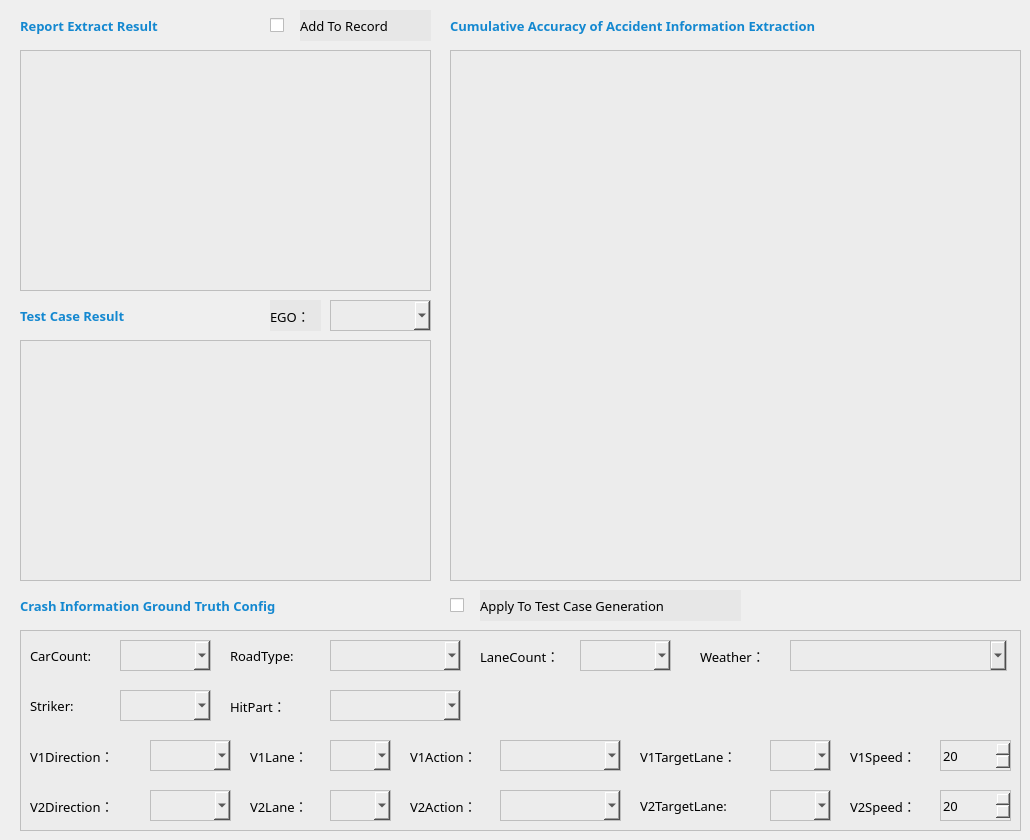
  <widget class="QWidget" name="centralwidget">
   <widget class="QLabel" name="label_2">
    <property name="geometry">
     <rect>
      <x>30</x>
      <y>640</y>
      <width>81</width>
      <height>31</height>
     </rect>
    </property>
    <property name="font">
     <font>
      <family>微软雅黑</family>
      <pointsize>10</pointsize>
      <weight>50</weight>
      <bold>false</bold>
     </font>
    </property>
    <property name="styleSheet">
     <string notr="true">color:rgb(0,0,0);background-color:rgb(236,236,236);</string>
    </property>
    <property name="text">
     <string>CarCount:</string>
    </property>
   </widget>
   <widget class="QComboBox" name="comboBoxCarCount">
    <property name="geometry">
     <rect>
      <x>120</x>
      <y>640</y>
      <width>91</width>
      <height>31</height>
     </rect>
    </property>
    <property name="font">
     <font>
      <family>微软雅黑</family>
      <pointsize>10</pointsize>
     </font>
    </property>
    <property name="styleSheet">
     <string notr="true">QComboBox{
	background-color:rgb(236,236,236);
	color:rgb(0, 0 ,0);
	border:1px solid rgb(190, 190, 190);
}
QComboBox QAbstractItemView {
    outline: 0px solid gray; 
    color: rgb(0, 0, 0);
    background-color: rgb(236,236,236);   
}
QComboBox QAbstractItemView::item:selected {
    color: rgb(236,236,236);
	background-color: rgb(20, 136, 208); 
}


</string>
    </property>
    <property name="currentIndex">
     <number>-1</number>
    </property>
   </widget>
   <widget class="QLabel" name="label_3">
    <property name="geometry">
     <rect>
      <x>230</x>
      <y>640</y>
      <width>91</width>
      <height>31</height>
     </rect>
    </property>
    <property name="font">
     <font>
      <family>微软雅黑</family>
      <pointsize>10</pointsize>
      <weight>50</weight>
      <bold>false</bold>
     </font>
    </property>
    <property name="styleSheet">
     <string notr="true">color:rgb(0,0,0);background-color:rgb(236,236,236);</string>
    </property>
    <property name="text">
     <string>RoadType:</string>
    </property>
   </widget>
   <widget class="QComboBox" name="comboBoxRoadType">
    <property name="geometry">
     <rect>
      <x>330</x>
      <y>640</y>
      <width>131</width>
      <height>31</height>
     </rect>
    </property>
    <property name="font">
     <font>
      <family>微软雅黑</family>
      <pointsize>10</pointsize>
     </font>
    </property>
    <property name="styleSheet">
     <string notr="true">QComboBox{
	background-color:rgb(236,236,236);
	color:rgb(0, 0 ,0);
	border:1px solid rgb(190, 190, 190);
}
QComboBox QAbstractItemView {
    outline: 0px solid gray; 
    color: rgb(0, 0, 0);
    background-color: rgb(236,236,236);    
}
QComboBox QAbstractItemView::item:selected {
    color: rgb(236,236,236);
	background-color: rgb(20, 136, 208); 
}


</string>
    </property>
    <property name="currentIndex">
     <number>-1</number>
    </property>
   </widget>
   <widget class="QLabel" name="label_4">
    <property name="geometry">
     <rect>
      <x>30</x>
      <y>740</y>
      <width>111</width>
      <height>31</height>
     </rect>
    </property>
    <property name="font">
     <font>
      <family>微软雅黑</family>
      <pointsize>10</pointsize>
      <weight>50</weight>
      <bold>false</bold>
     </font>
    </property>
    <property name="styleSheet">
     <string notr="true">color:rgb(0,0,0);background-color:rgb(236,236,236);</string>
    </property>
    <property name="text">
     <string>V1Direction：</string>
    </property>
   </widget>
   <widget class="QComboBox" name="comboBoxV1Direction">
    <property name="geometry">
     <rect>
      <x>150</x>
      <y>740</y>
      <width>81</width>
      <height>31</height>
     </rect>
    </property>
    <property name="font">
     <font>
      <family>微软雅黑</family>
      <pointsize>10</pointsize>
     </font>
    </property>
    <property name="styleSheet">
     <string notr="true">QComboBox{
	background-color:rgb(236,236,236);
	color:rgb(0, 0 ,0);
	border:1px solid rgb(190, 190, 190);
}
QComboBox QAbstractItemView {
    outline: 0px solid gray; 
    color: rgb(0, 0, 0);
    background-color: rgb(236,236,236);    
}
QComboBox QAbstractItemView::item:selected {
    color: rgb(236,236,236);
	background-color: rgb(20, 136, 208); 
}


</string>
    </property>
    <property name="currentIndex">
     <number>-1</number>
    </property>
   </widget>
   <widget class="QLabel" name="label_5">
    <property name="geometry">
     <rect>
      <x>250</x>
      <y>740</y>
      <width>71</width>
      <height>31</height>
     </rect>
    </property>
    <property name="font">
     <font>
      <family>微软雅黑</family>
      <pointsize>10</pointsize>
      <weight>50</weight>
      <bold>false</bold>
     </font>
    </property>
    <property name="styleSheet">
     <string notr="true">color:rgb(0,0,0);background-color:rgb(236,236,236);</string>
    </property>
    <property name="text">
     <string>V1Lane：</string>
    </property>
   </widget>
   <widget class="QComboBox" name="comboBoxV1Lane">
    <property name="geometry">
     <rect>
      <x>330</x>
      <y>740</y>
      <width>61</width>
      <height>31</height>
     </rect>
    </property>
    <property name="font">
     <font>
      <family>微软雅黑</family>
      <pointsize>10</pointsize>
     </font>
    </property>
    <property name="styleSheet">
     <string notr="true">QComboBox{
	background-color:rgb(236,236,236);
	color:rgb(0, 0 ,0);
	border:1px solid rgb(190, 190, 190);
}
QComboBox QAbstractItemView {
    outline: 0px solid gray; 
    color: rgb(0, 0, 0);
    background-color: rgb(236,236,236);     
}
QComboBox QAbstractItemView::item:selected {
    color: rgb(236,236,236);
	background-color: rgb(20, 136, 208); 
}


</string>
    </property>
    <property name="currentIndex">
     <number>-1</number>
    </property>
   </widget>
   <widget class="QLabel" name="label_8">
    <property name="geometry">
     <rect>
      <x>480</x>
      <y>640</y>
      <width>91</width>
      <height>31</height>
     </rect>
    </property>
    <property name="font">
     <font>
      <family>微软雅黑</family>
      <pointsize>10</pointsize>
      <weight>50</weight>
      <bold>false</bold>
     </font>
    </property>
    <property name="styleSheet">
     <string notr="true">color:rgb(0, 0, 0);background-color:rgb(236,236,236);</string>
    </property>
    <property name="text">
     <string>LaneCount：</string>
    </property>
   </widget>
   <widget class="QComboBox" name="comboBoxLaneCount">
    <property name="geometry">
     <rect>
      <x>580</x>
      <y>640</y>
      <width>91</width>
      <height>31</height>
     </rect>
    </property>
    <property name="font">
     <font>
      <family>微软雅黑</family>
      <pointsize>10</pointsize>
     </font>
    </property>
    <property name="styleSheet">
     <string notr="true">QComboBox{
	background-color:rgb(236,236,236);
	color:rgb(0, 0 ,0);
	border:1px solid rgb(190, 190, 190);
}
QComboBox QAbstractItemView {
    outline: 0px solid gray; 
    color: rgb(0, 0, 0);
   background-color: rgb(236,236,236);    
}
QComboBox QAbstractItemView::item:selected {
    color: rgb(236,236,236);
	background-color: rgb(20, 136, 208); 
}


</string>
    </property>
    <property name="currentIndex">
     <number>-1</number>
    </property>
   </widget>
   <widget class="QLabel" name="label_9">
    <property name="geometry">
     <rect>
      <x>410</x>
      <y>740</y>
      <width>81</width>
      <height>31</height>
     </rect>
    </property>
    <property name="font">
     <font>
      <family>微软雅黑</family>
      <pointsize>10</pointsize>
      <weight>50</weight>
      <bold>false</bold>
     </font>
    </property>
    <property name="styleSheet">
     <string notr="true">color:rgb(0,0,0);background-color:rgb(236,236,236);</string>
    </property>
    <property name="text">
     <string>V1Action：</string>
    </property>
   </widget>
   <widget class="QComboBox" name="comboBoxV1Action">
    <property name="geometry">
     <rect>
      <x>500</x>
      <y>740</y>
      <width>121</width>
      <height>31</height>
     </rect>
    </property>
    <property name="font">
     <font>
      <family>微软雅黑</family>
      <pointsize>10</pointsize>
     </font>
    </property>
    <property name="styleSheet">
     <string notr="true">QComboBox{
	background-color:rgb(236,236,236);
	color:rgb(0, 0 ,0);
	border:1px solid rgb(190, 190, 190);
}
QComboBox QAbstractItemView {
    outline: 0px solid gray; 
    color: rgb(0, 0, 0);
    background-color: rgb(236,236,236);    
}
QComboBox QAbstractItemView::item:selected {
    color: rgb(236,236,236);
	background-color: rgb(20, 136, 208); 
}


</string>
    </property>
    <property name="currentIndex">
     <number>-1</number>
    </property>
   </widget>
   <widget class="QComboBox" name="comboBoxV1TargetLane">
    <property name="geometry">
     <rect>
      <x>770</x>
      <y>740</y>
      <width>61</width>
      <height>31</height>
     </rect>
    </property>
    <property name="font">
     <font>
      <family>微软雅黑</family>
      <pointsize>10</pointsize>
     </font>
    </property>
    <property name="styleSheet">
     <string notr="true">QComboBox{
	background-color:rgb(236,236,236);
	color:rgb(0, 0 ,0);
	border:1px solid rgb(190, 190, 190);
}
QComboBox QAbstractItemView {
    outline: 0px solid gray; 
    color: rgb(0, 0, 0);
    background-color: rgb(236,236,236);     
}
QComboBox QAbstractItemView::item:selected {
    color: rgb(236,236,236);
	background-color: rgb(20, 136, 208); 
}


</string>
    </property>
    <property name="currentIndex">
     <number>-1</number>
    </property>
   </widget>
   <widget class="QLabel" name="label_10">
    <property name="geometry">
     <rect>
      <x>640</x>
      <y>740</y>
      <width>121</width>
      <height>31</height>
     </rect>
    </property>
    <property name="font">
     <font>
      <family>微软雅黑</family>
      <pointsize>10</pointsize>
      <weight>50</weight>
      <bold>false</bold>
     </font>
    </property>
    <property name="styleSheet">
     <string notr="true">color:rgb(0,0,0);background-color:rgb(236,236,236);</string>
    </property>
    <property name="text">
     <string>V1TargetLane：</string>
    </property>
   </widget>
   <widget class="QComboBox" name="comboBoxV2Lane">
    <property name="geometry">
     <rect>
      <x>330</x>
      <y>790</y>
      <width>61</width>
      <height>31</height>
     </rect>
    </property>
    <property name="font">
     <font>
      <family>微软雅黑</family>
      <pointsize>10</pointsize>
     </font>
    </property>
    <property name="styleSheet">
     <string notr="true">QComboBox{
	background-color:rgb(236,236,236);
	color:rgb(0, 0 ,0);
	border:1px solid rgb(190, 190, 190);
}
QComboBox QAbstractItemView {
    outline: 0px solid gray; 
    color: rgb(0, 0, 0);
    background-color: rgb(236,236,236);  
}
QComboBox QAbstractItemView::item:selected {
    color: rgb(236,236,236);
	background-color: rgb(20, 136, 208); 
}


</string>
    </property>
    <property name="currentIndex">
     <number>-1</number>
    </property>
   </widget>
   <widget class="QComboBox" name="comboBoxV2TargetLane">
    <property name="geometry">
     <rect>
      <x>770</x>
      <y>790</y>
      <width>61</width>
      <height>31</height>
     </rect>
    </property>
    <property name="font">
     <font>
      <family>微软雅黑</family>
      <pointsize>10</pointsize>
     </font>
    </property>
    <property name="styleSheet">
     <string notr="true">QComboBox{
	background-color:rgb(236,236,236);
	color:rgb(0, 0 ,0);
	border:1px solid rgb(190, 190, 190);
}
QComboBox QAbstractItemView {
    outline: 0px solid gray; 
    color: rgb(0, 0, 0);
    background-color: rgb(236,236,236);  
}
QComboBox QAbstractItemView::item:selected {
    color: rgb(236,236,236);
	background-color: rgb(20, 136, 208); 
}


</string>
    </property>
    <property name="currentIndex">
     <number>-1</number>
    </property>
   </widget>
   <widget class="QComboBox" name="comboBoxV2Action">
    <property name="geometry">
     <rect>
      <x>500</x>
      <y>790</y>
      <width>121</width>
      <height>31</height>
     </rect>
    </property>
    <property name="font">
     <font>
      <family>微软雅黑</family>
      <pointsize>10</pointsize>
     </font>
    </property>
    <property name="styleSheet">
     <string notr="true">QComboBox{
	background-color:rgb(236,236,236);
	color:rgb(0, 0 ,0);
	border:1px solid rgb(190, 190, 190);
}
QComboBox QAbstractItemView {
    outline: 0px solid gray; 
    color: rgb(0, 0, 0);
   background-color: rgb(236,236,236);  
}
QComboBox QAbstractItemView::item:selected {
    color: rgb(236,236,236);
	background-color: rgb(20, 136, 208); 
}


</string>
    </property>
    <property name="currentIndex">
     <number>-1</number>
    </property>
   </widget>
   <widget class="QLabel" name="labelV2Lane">
    <property name="geometry">
     <rect>
      <x>250</x>
      <y>790</y>
      <width>71</width>
      <height>31</height>
     </rect>
    </property>
    <property name="font">
     <font>
      <family>微软雅黑</family>
      <pointsize>10</pointsize>
      <weight>50</weight>
      <bold>false</bold>
     </font>
    </property>
    <property name="styleSheet">
     <string notr="true">color:rgb(0,0,0);background-color:rgb(236,236,236);</string>
    </property>
    <property name="text">
     <string>V2Lane：</string>
    </property>
   </widget>
   <widget class="QLabel" name="labelV2TargetLane">
    <property name="geometry">
     <rect>
      <x>640</x>
      <y>790</y>
      <width>121</width>
      <height>31</height>
     </rect>
    </property>
    <property name="font">
     <font>
      <family>微软雅黑</family>
      <pointsize>10</pointsize>
      <weight>50</weight>
      <bold>false</bold>
     </font>
    </property>
    <property name="styleSheet">
     <string notr="true">color:rgb(0,0,0);background-color:rgb(236,236,236);</string>
    </property>
    <property name="text">
     <string>V2TargetLane:</string>
    </property>
   </widget>
   <widget class="QLabel" name="labelV2Direction">
    <property name="geometry">
     <rect>
      <x>30</x>
      <y>790</y>
      <width>111</width>
      <height>31</height>
     </rect>
    </property>
    <property name="font">
     <font>
      <family>微软雅黑</family>
      <pointsize>10</pointsize>
      <weight>50</weight>
      <bold>false</bold>
     </font>
    </property>
    <property name="styleSheet">
     <string notr="true">color:rgb(0,0,0);background-color:rgb(236,236,236);</string>
    </property>
    <property name="text">
     <string>V2Direction：</string>
    </property>
   </widget>
   <widget class="QLabel" name="labelV2Action">
    <property name="geometry">
     <rect>
      <x>410</x>
      <y>790</y>
      <width>81</width>
      <height>31</height>
     </rect>
    </property>
    <property name="font">
     <font>
      <family>微软雅黑</family>
      <pointsize>10</pointsize>
      <weight>50</weight>
      <bold>false</bold>
     </font>
    </property>
    <property name="styleSheet">
     <string notr="true">color:rgb(0,0,0);background-color:rgb(236,236,236);</string>
    </property>
    <property name="text">
     <string>V2Action：</string>
    </property>
   </widget>
   <widget class="QComboBox" name="comboBoxV2Direction">
    <property name="geometry">
     <rect>
      <x>150</x>
      <y>790</y>
      <width>81</width>
      <height>31</height>
     </rect>
    </property>
    <property name="font">
     <font>
      <family>微软雅黑</family>
      <pointsize>10</pointsize>
     </font>
    </property>
    <property name="styleSheet">
     <string notr="true">QComboBox{
	background-color:rgb(236,236,236);
	color:rgb(0, 0 ,0);
	border:1px solid rgb(190, 190, 190);
}
QComboBox QAbstractItemView {
    outline: 0px solid gray; 
    color: rgb(0, 0, 0);
    background-color: rgb(236,236,236);   
}
QComboBox QAbstractItemView::item:selected {
    color: rgb(236,236,236);
	background-color: rgb(20, 136, 208); 
}


</string>
    </property>
    <property name="currentIndex">
     <number>-1</number>
    </property>
   </widget>
   <widget class="QLabel" name="label_11">
    <property name="geometry">
     <rect>
      <x>850</x>
      <y>740</y>
      <width>81</width>
      <height>31</height>
     </rect>
    </property>
    <property name="font">
     <font>
      <family>微软雅黑</family>
      <pointsize>10</pointsize>
      <weight>50</weight>
      <bold>false</bold>
     </font>
    </property>
    <property name="styleSheet">
     <string notr="true">color:rgb(0,0,0);background-color:rgb(236,236,236);</string>
    </property>
    <property name="text">
     <string>V1Speed：</string>
    </property>
   </widget>
   <widget class="QLabel" name="labelV2Speed">
    <property name="geometry">
     <rect>
      <x>850</x>
      <y>790</y>
      <width>81</width>
      <height>31</height>
     </rect>
    </property>
    <property name="font">
     <font>
      <family>微软雅黑</family>
      <pointsize>10</pointsize>
      <weight>50</weight>
      <bold>false</bold>
     </font>
    </property>
    <property name="styleSheet">
     <string notr="true">color:rgb(0,0,0);background-color:rgb(236,236,236);</string>
    </property>
    <property name="text">
     <string>V2Speed：</string>
    </property>
   </widget>
   <widget class="QSpinBox" name="spinBoxV2Speed">
    <property name="geometry">
     <rect>
      <x>940</x>
      <y>790</y>
      <width>71</width>
      <height>31</height>
     </rect>
    </property>
    <property name="font">
     <font>
      <family>微软雅黑</family>
      <pointsize>10</pointsize>
     </font>
    </property>
    <property name="styleSheet">
     <string notr="true">	background-color:rgb(236,236,236);
	color:rgb(0, 0 ,0);
	border:1px solid rgb(190, 190, 190);


</string>
    </property>
    <property name="minimum">
     <number>1</number>
    </property>
    <property name="maximum">
     <number>100</number>
    </property>
    <property name="value">
     <number>20</number>
    </property>
   </widget>
   <widget class="QSpinBox" name="spinBoxV1Speed">
    <property name="geometry">
     <rect>
      <x>940</x>
      <y>740</y>
      <width>71</width>
      <height>31</height>
     </rect>
    </property>
    <property name="font">
     <font>
      <family>微软雅黑</family>
      <pointsize>10</pointsize>
     </font>
    </property>
    <property name="styleSheet">
     <string notr="true">
	background-color:rgb(236,236,236);
	color:rgb(0, 0 ,0);
	border:1px solid rgb(190, 190, 190);


</string>
    </property>
    <property name="minimum">
     <number>1</number>
    </property>
    <property name="maximum">
     <number>100</number>
    </property>
    <property name="value">
     <number>20</number>
    </property>
   </widget>
   <widget class="QTextBrowser" name="textBrowserWaypoint">
    <property name="geometry">
     <rect>
      <x>20</x>
      <y>340</y>
      <width>411</width>
      <height>241</height>
     </rect>
    </property>
    <property name="font">
     <font>
      <family>微软雅黑</family>
      <pointsize>10</pointsize>
     </font>
    </property>
    <property name="styleSheet">
     <string notr="true">background-color:rgb(236,236,236);
border:1px solid rgb(190, 190, 190);
color:rgb(0,0,0)</string>
    </property>
   </widget>
   <widget class="QComboBox" name="comboBoxEgo">
    <property name="geometry">
     <rect>
      <x>330</x>
      <y>300</y>
      <width>101</width>
      <height>31</height>
     </rect>
    </property>
    <property name="font">
     <font>
      <family>微软雅黑</family>
      <pointsize>10</pointsize>
     </font>
    </property>
    <property name="styleSheet">
     <string notr="true">QComboBox{
	background-color:rgb(236,236,236);
	color:rgb(0, 0 ,0);
	border:1px solid rgb(190, 190, 190);
}
QComboBox QAbstractItemView {
    outline: 0px solid gray; 
    color: rgb(0, 0, 0);
    background-color: rgb(236,236,236);  
}
QComboBox QAbstractItemView::item:selected {
    color: rgb(236,236,236);
	background-color: rgb(20, 136, 208); 
}


</string>
    </property>
    <property name="currentIndex">
     <number>-1</number>
    </property>
   </widget>
   <widget class="QLabel" name="label_12">
    <property name="geometry">
     <rect>
      <x>270</x>
      <y>300</y>
      <width>51</width>
      <height>31</height>
     </rect>
    </property>
    <property name="font">
     <font>
      <family>微软雅黑</family>
      <pointsize>10</pointsize>
      <weight>50</weight>
      <bold>false</bold>
     </font>
    </property>
    <property name="styleSheet">
     <string notr="true">color:rgb(0,0,0);background-color:rgb(231,231,231);</string>
    </property>
    <property name="text">
     <string>EGO：</string>
    </property>
   </widget>
   <widget class="QLabel" name="label_13">
    <property name="geometry">
     <rect>
      <x>700</x>
      <y>640</y>
      <width>81</width>
      <height>31</height>
     </rect>
    </property>
    <property name="font">
     <font>
      <family>微软雅黑</family>
      <pointsize>10</pointsize>
      <weight>50</weight>
      <bold>false</bold>
     </font>
    </property>
    <property name="styleSheet">
     <string notr="true">color:rgb(0,0,0);background-color:rgb(236,236,236);</string>
    </property>
    <property name="text">
     <string>Weather：</string>
    </property>
   </widget>
   <widget class="QComboBox" name="comboBoxWeather">
    <property name="geometry">
     <rect>
      <x>866</x>
      <y>640</y>
      <width>141</width>
      <height>31</height>
     </rect>
    </property>
    <property name="font">
     <font>
      <family>微软雅黑</family>
      <pointsize>10</pointsize>
     </font>
    </property>
    <property name="styleSheet">
     <string notr="true">QComboBox{
	background-color:rgb(231,231,231);
	color:rgb(0, 0 ,0);
	border:1px solid rgb(190, 190, 190);
}
QComboBox QAbstractItemView {
    outline: 0px solid gray; 
    color: rgb(0, 0, 0);
    background-color: rgb(236,236,236);    
}
QComboBox QAbstractItemView::item:selected {
    color: rgb(236,236,236);
	background-color: rgb(20, 136, 208); 
}


</string>
    </property>
    <property name="currentIndex">
     <number>-1</number>
    </property>
   </widget>
   <widget class="QLineEdit" name="lineEditWeather">
    <property name="geometry">
     <rect>
      <x>790</x>
      <y>640</y>
      <width>201</width>
      <height>31</height>
     </rect>
    </property>
    <property name="font">
     <font>
      <family>微软雅黑</family>
      <pointsize>10</pointsize>
     </font>
    </property>
    <property name="styleSheet">
     <string notr="true">
	background-color:rgb(236,236,236);
	color:rgb(0, 0 ,0);
	border:1px solid rgb(190, 190, 190);




</string>
    </property>
   </widget>
   <widget class="QComboBox" name="comboBoxImpactPart">
    <property name="geometry">
     <rect>
      <x>330</x>
      <y>690</y>
      <width>131</width>
      <height>31</height>
     </rect>
    </property>
    <property name="font">
     <font>
      <family>微软雅黑</family>
      <pointsize>10</pointsize>
     </font>
    </property>
    <property name="styleSheet">
     <string notr="true">QComboBox{
	background-color:rgb(236,236,236);
	color:rgb(0, 0 ,0);
	border:1px solid rgb(190, 190, 190);
}
QComboBox QAbstractItemView {
    outline: 0px solid gray; 
    color: rgb(0, 0, 0);
    background-color: rgb(236,236,236);    
}
QComboBox QAbstractItemView::item:selected {
    color: rgb(236,236,236);
	background-color: rgb(20, 136, 208); 
}


</string>
    </property>
    <property name="currentIndex">
     <number>-1</number>
    </property>
   </widget>
   <widget class="QLabel" name="label_6">
    <property name="geometry">
     <rect>
      <x>30</x>
      <y>690</y>
      <width>71</width>
      <height>31</height>
     </rect>
    </property>
    <property name="font">
     <font>
      <family>微软雅黑</family>
      <pointsize>10</pointsize>
      <weight>50</weight>
      <bold>false</bold>
     </font>
    </property>
    <property name="styleSheet">
     <string notr="true">color:rgb(0,0,0);background-color:rgb(236,236,236);</string>
    </property>
    <property name="text">
     <string>Striker:</string>
    </property>
   </widget>
   <widget class="QLabel" name="label_7">
    <property name="geometry">
     <rect>
      <x>230</x>
      <y>690</y>
      <width>81</width>
      <height>31</height>
     </rect>
    </property>
    <property name="font">
     <font>
      <family>微软雅黑</family>
      <pointsize>10</pointsize>
      <weight>50</weight>
      <bold>false</bold>
     </font>
    </property>
    <property name="styleSheet">
     <string notr="true">color:rgb(0,0,0);background-color:rgb(236,236,236);</string>
    </property>
    <property name="text">
     <string>HitPart：</string>
    </property>
   </widget>
   <widget class="QComboBox" name="comboBoxStriker">
    <property name="geometry">
     <rect>
      <x>120</x>
      <y>690</y>
      <width>91</width>
      <height>31</height>
     </rect>
    </property>
    <property name="font">
     <font>
      <family>微软雅黑</family>
      <pointsize>10</pointsize>
     </font>
    </property>
    <property name="styleSheet">
     <string notr="true">QComboBox{
	background-color:rgb(236,236,236);
	color:rgb(0, 0 ,0);
	border:1px solid rgb(190, 190, 190);
}
QComboBox QAbstractItemView {
    outline: 0px solid gray; 
    color: rgb(0, 0, 0);
    background-color: rgb(236,236,236);   
}
QComboBox QAbstractItemView::item:selected {
    color: rgb(236,236,236);
	background-color: rgb(20, 136, 208); 
}


</string>
    </property>
    <property name="currentIndex">
     <number>-1</number>
    </property>
   </widget>
   <widget class="QLabel" name="label_14">
    <property name="geometry">
     <rect>
      <x>20</x>
      <y>10</y>
      <width>191</width>
      <height>31</height>
     </rect>
    </property>
    <property name="font">
     <font>
      <family>微软雅黑</family>
      <pointsize>10</pointsize>
      <weight>75</weight>
      <bold>true</bold>
     </font>
    </property>
    <property name="styleSheet">
     <string notr="true">color:rgb(20, 136, 208);</string>
    </property>
    <property name="text">
     <string>Report Extract Result</string>
    </property>
   </widget>
   <widget class="QLabel" name="label_15">
    <property name="geometry">
     <rect>
      <x>450</x>
      <y>10</y>
      <width>491</width>
      <height>31</height>
     </rect>
    </property>
    <property name="font">
     <font>
      <family>微软雅黑</family>
      <pointsize>10</pointsize>
      <weight>75</weight>
      <bold>true</bold>
     </font>
    </property>
    <property name="styleSheet">
     <string notr="true">color:rgb(20, 136, 208);</string>
    </property>
    <property name="text">
     <string>Cumulative Accuracy of Accident Information Extraction</string>
    </property>
   </widget>
   <widget class="QWidget" name="barWidget" native="true">
    <property name="geometry">
     <rect>
      <x>450</x>
      <y>50</y>
      <width>571</width>
      <height>531</height>
     </rect>
    </property>
    <property name="styleSheet">
     <string notr="true">background-color:rgb(236,236,236);
border:1px solid rgb(190, 190, 190);</string>
    </property>
   </widget>
   <widget class="QLabel" name="label_16">
    <property name="geometry">
     <rect>
      <x>20</x>
      <y>590</y>
      <width>341</width>
      <height>31</height>
     </rect>
    </property>
    <property name="font">
     <font>
      <family>微软雅黑</family>
      <pointsize>10</pointsize>
      <weight>75</weight>
      <bold>true</bold>
     </font>
    </property>
    <property name="styleSheet">
     <string notr="true">color:rgb(20, 136, 208);</string>
    </property>
    <property name="text">
     <string>Crash Information Ground Truth Config</string>
    </property>
   </widget>
   <widget class="QLabel" name="label_17">
    <property name="geometry">
     <rect>
      <x>20</x>
      <y>300</y>
      <width>151</width>
      <height>31</height>
     </rect>
    </property>
    <property name="font">
     <font>
      <family>微软雅黑</family>
      <pointsize>10</pointsize>
      <weight>75</weight>
      <bold>true</bold>
     </font>
    </property>
    <property name="styleSheet">
     <string notr="true">color:rgb(20, 136, 208);</string>
    </property>
    <property name="text">
     <string>Test Case Result</string>
    </property>
   </widget>
   <widget class="QTextBrowser" name="textBrowserInfo">
    <property name="geometry">
     <rect>
      <x>20</x>
      <y>50</y>
      <width>411</width>
      <height>241</height>
     </rect>
    </property>
    <property name="font">
     <font>
      <family>微软雅黑</family>
      <pointsize>10</pointsize>
     </font>
    </property>
    <property name="styleSheet">
     <string notr="true">background-color:rgb(236,236,236);
border:1px solid rgb(190, 190, 190);
color:rgb(0,0,0)</string>
    </property>
   </widget>
   <widget class="QWidget" name="widget" native="true">
    <property name="geometry">
     <rect>
      <x>20</x>
      <y>630</y>
      <width>1001</width>
      <height>201</height>
     </rect>
    </property>
    <property name="styleSheet">
     <string notr="true">background-color:rgb(236,236,236);
border:1px solid rgb(190, 190, 190);</string>
    </property>
   </widget>
   <widget class="QLabel" name="label_18">
    <property name="geometry">
     <rect>
      <x>480</x>
      <y>590</y>
      <width>261</width>
      <height>31</height>
     </rect>
    </property>
    <property name="font">
     <font>
      <family>微软雅黑</family>
      <pointsize>10</pointsize>
      <weight>50</weight>
      <bold>false</bold>
     </font>
    </property>
    <property name="styleSheet">
     <string notr="true">color:rgb(0,0,0);background-color:rgb(231,231,231);</string>
    </property>
    <property name="text">
     <string>Apply To Test Case Generation</string>
    </property>
   </widget>
   <widget class="QLabel" name="label_19">
    <property name="geometry">
     <rect>
      <x>300</x>
      <y>10</y>
      <width>131</width>
      <height>31</height>
     </rect>
    </property>
    <property name="font">
     <font>
      <family>微软雅黑</family>
      <pointsize>10</pointsize>
      <weight>50</weight>
      <bold>false</bold>
     </font>
    </property>
    <property name="styleSheet">
     <string notr="true">color:rgb(0,0,0);background-color:rgb(231,231,231);</string>
    </property>
    <property name="text">
     <string>Add To Record</string>
    </property>
   </widget>
   <widget class="QCheckBox" name="checkBoxAddToGenerate">
    <property name="geometry">
     <rect>
      <x>450</x>
      <y>590</y>
      <width>21</width>
      <height>31</height>
     </rect>
    </property>
    <property name="styleSheet">
     <string notr="true">color:rgb(20, 136, 208)</string>
    </property>
    <property name="text">
     <string/>
    </property>
   </widget>
   <widget class="QCheckBox" name="checkBoxAddToRecord">
    <property name="geometry">
     <rect>
      <x>270</x>
      <y>10</y>
      <width>21</width>
      <height>31</height>
     </rect>
    </property>
    <property name="styleSheet">
     <string notr="true">color:rgb(20, 136, 208)</string>
    </property>
    <property name="text">
     <string/>
    </property>
   </widget>
   <widget class="QLabel" name="labelCopyInfoGPT">
    <property name="geometry">
     <rect>
      <x>210</x>
      <y>4</y>
      <width>41</width>
      <height>41</height>
     </rect>
    </property>
    <property name="toolTip">
     <string>&lt;html&gt;&lt;head/&gt;&lt;body&gt;&lt;p&gt;&lt;span style=&quot; font-size:10pt;color:black&quot;&gt;点击复制结果&lt;/span&gt;&lt;/p&gt;&lt;/body&gt;&lt;/html&gt;</string>
    </property>
    <property name="text">
     <string/>
    </property>
   </widget>
   <widget class="QLabel" name="labelCopyWaypoint">
    <property name="geometry">
     <rect>
      <x>170</x>
      <y>300</y>
      <width>41</width>
      <height>31</height>
     </rect>
    </property>
    <property name="toolTip">
     <string>&lt;html&gt;&lt;head/&gt;&lt;body&gt;&lt;p&gt;&lt;span style=&quot; font-size:10pt;color:black&quot;&gt;点击复制结果&lt;/span&gt;&lt;/p&gt;&lt;/body&gt;&lt;/html&gt;</string>
    </property>
    <property name="text">
     <string/>
    </property>
   </widget>
   <widget class="QLabel" name="labelCopyInfoGT">
    <property name="geometry">
     <rect>
      <x>370</x>
      <y>590</y>
      <width>41</width>
      <height>31</height>
     </rect>
    </property>
    <property name="toolTip">
     <string>&lt;html&gt;&lt;head/&gt;&lt;body&gt;&lt;p&gt;&lt;span style=&quot; font-size:10pt;color:black&quot;&gt;点击复制配置&lt;/span&gt;&lt;/p&gt;&lt;/body&gt;&lt;/html&gt;</string>
    </property>
    <property name="text">
     <string/>
    </property>
   </widget>
   <widget class="QLabel" name="labelCopyRate">
    <property name="geometry">
     <rect>
      <x>950</x>
      <y>10</y>
      <width>41</width>
      <height>31</height>
     </rect>
    </property>
    <property name="toolTip">
     <string>&lt;html&gt;&lt;head/&gt;&lt;body&gt;&lt;p&gt;&lt;span style=&quot; font-size:10pt;color:black&quot;&gt;点击复制准确率&lt;/span&gt;&lt;/p&gt;&lt;/body&gt;&lt;/html&gt;</string>
    </property>
    <property name="text">
     <string/>
    </property>
   </widget>
   <zorder>widget</zorder>
   <zorder>label_2</zorder>
   <zorder>comboBoxCarCount</zorder>
   <zorder>label_3</zorder>
   <zorder>comboBoxRoadType</zorder>
   <zorder>label_4</zorder>
   <zorder>comboBoxV1Direction</zorder>
   <zorder>label_5</zorder>
   <zorder>comboBoxV1Lane</zorder>
   <zorder>label_8</zorder>
   <zorder>comboBoxLaneCount</zorder>
   <zorder>label_9</zorder>
   <zorder>comboBoxV1Action</zorder>
   <zorder>comboBoxV1TargetLane</zorder>
   <zorder>label_10</zorder>
   <zorder>comboBoxV2Lane</zorder>
   <zorder>comboBoxV2TargetLane</zorder>
   <zorder>comboBoxV2Action</zorder>
   <zorder>labelV2Lane</zorder>
   <zorder>labelV2TargetLane</zorder>
   <zorder>labelV2Direction</zorder>
   <zorder>labelV2Action</zorder>
   <zorder>comboBoxV2Direction</zorder>
   <zorder>label_11</zorder>
   <zorder>labelV2Speed</zorder>
   <zorder>spinBoxV2Speed</zorder>
   <zorder>spinBoxV1Speed</zorder>
   <zorder>textBrowserWaypoint</zorder>
   <zorder>comboBoxEgo</zorder>
   <zorder>label_12</zorder>
   <zorder>label_13</zorder>
   <zorder>comboBoxWeather</zorder>
   <zorder>lineEditWeather</zorder>
   <zorder>comboBoxImpactPart</zorder>
   <zorder>label_6</zorder>
   <zorder>label_7</zorder>
   <zorder>comboBoxStriker</zorder>
   <zorder>label_14</zorder>
   <zorder>label_15</zorder>
   <zorder>barWidget</zorder>
   <zorder>label_16</zorder>
   <zorder>label_17</zorder>
   <zorder>textBrowserInfo</zorder>
   <zorder>label_18</zorder>
   <zorder>label_19</zorder>
   <zorder>checkBoxAddToGenerate</zorder>
   <zorder>checkBoxAddToRecord</zorder>
   <zorder>labelCopyInfoGPT</zorder>
   <zorder>labelCopyWaypoint</zorder>
   <zorder>labelCopyInfoGT</zorder>
   <zorder>labelCopyRate</zorder>
  </widget>
